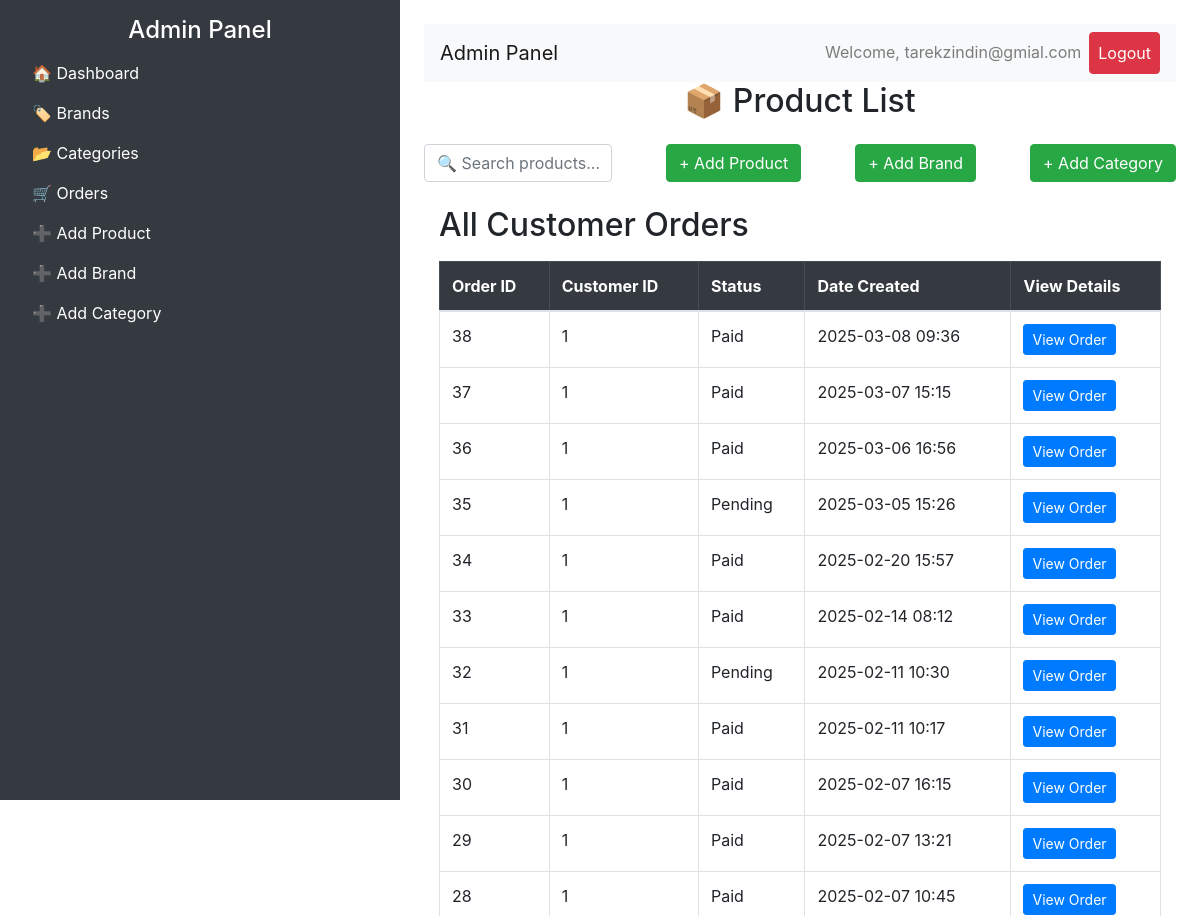
Page /admin/orders (signed in, upper part) on the earlier database version.
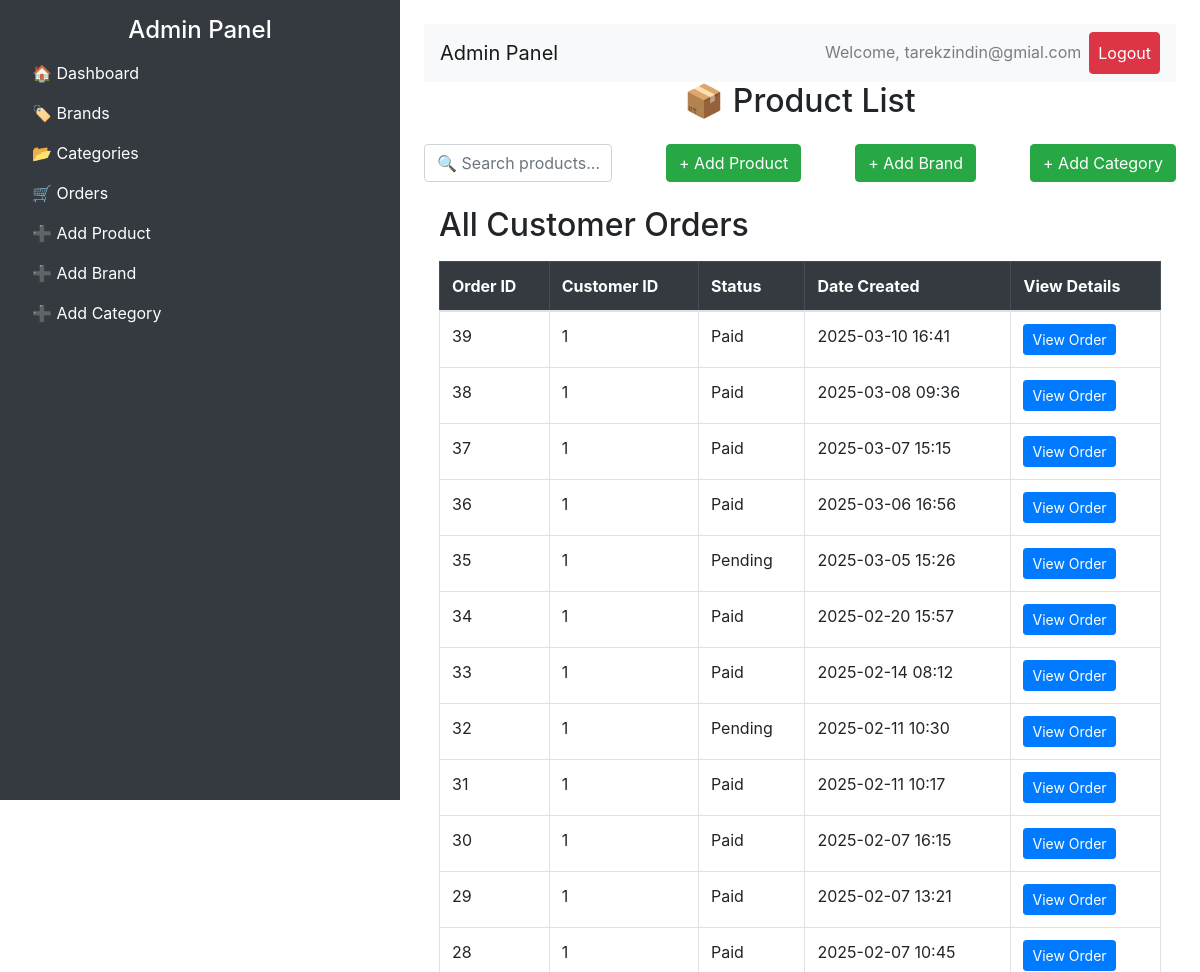
Same page on the later database version.
### shop/customer/models.py (models this page shows, shortened)
class CustomerOrder(db.Model):
    id = db.Column(db.Integer, primary_key=True)
    invoice = db.Column(db.String(20), unique=True, nullable=False)
    status = db.Column(db.String(20), default='Pending', nullable=False)
    customer_id = db.Column(db.Integer, unique=False, nullable=False)
    date_created = db.Column(db.DateTime, default=datetime.utcnow, nullable=False)
    orders = db.Column(JsonEcodedDict)

### shop/admin/routes.py (the view)
@app.route('/admin/orders')
def admin_orders():
    if 'email' not in session:  # Check if the admin is logged in
        flash('Please log in first!', 'danger')
        return redirect(url_for('login'))
    orders = CustomerOrder.query.order_by(CustomerOrder.date_created.desc()).all()  # Get all orders
    return render_template('admin/orders.html', title='All Orders', orders=orders)

### shop/customer/models.py (called while the page is built)
    def process_result_value(self, value, dialect):
        if value is None:
            return {}
        else:
            return json.loads(value)

### shop/templates/admin/orders.html (shortened to what this page needs)
{% extends "layout_admin.html" %}
{% block content %}
<div class="container">
    <h2 class="mt-4">All Customer Orders</h2>
    <table class="table table-bordered mt-3">
        <thead class="table-dark">
            <tr>
                <th>Order ID</th>
                <th>Customer ID</th>
                <th>Status</th>
                <th>Date Created</th>
                <th>View Details</th>
            </tr>
        </thead>
        <tbody>
            {% for order in orders %}
            <tr>
                <td>{{ order.id }}</td>
                <td>{{ order.customer_id }}</td>
                <td>{{ order.status }}</td>
                <td>{{ order.date_created.strftime('%Y-%m-%d %H:%M') }}</td>
                <td>
                    <a href="{{ url_for('view_order', order_id=order.id) }}" class="btn btn-primary btn-sm">
                        View Order
                    </a>
                </td>
            </tr>
            {% endfor %}
        </tbody>
    </table>
</div>
{% endblock %}

Differences in the rows shown:
added CustomerOrder: id "39", customer_id "1", status "Paid", date_created "2025-03-10 16:41"
